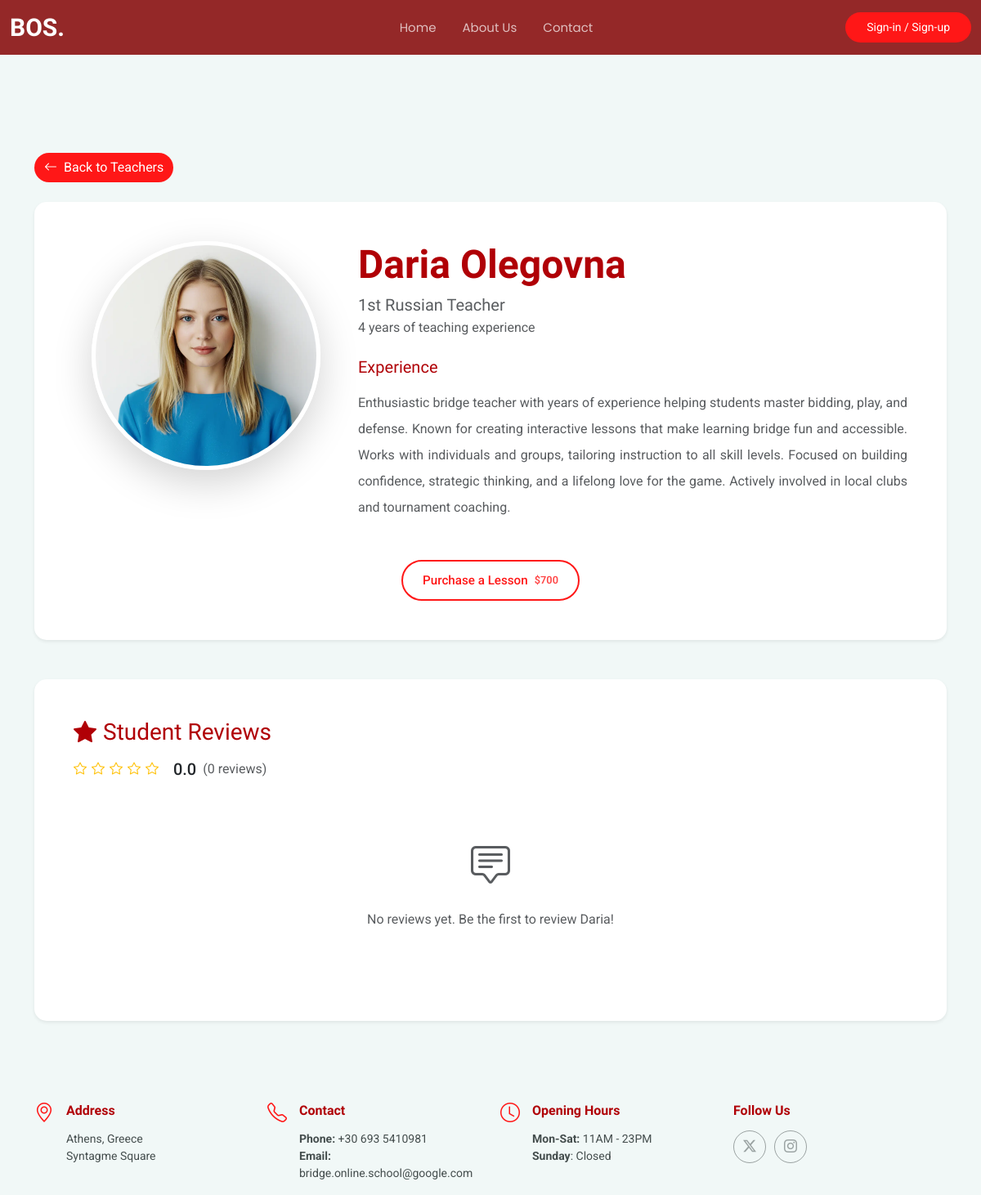
Before: /teachers/3 with the older database file.
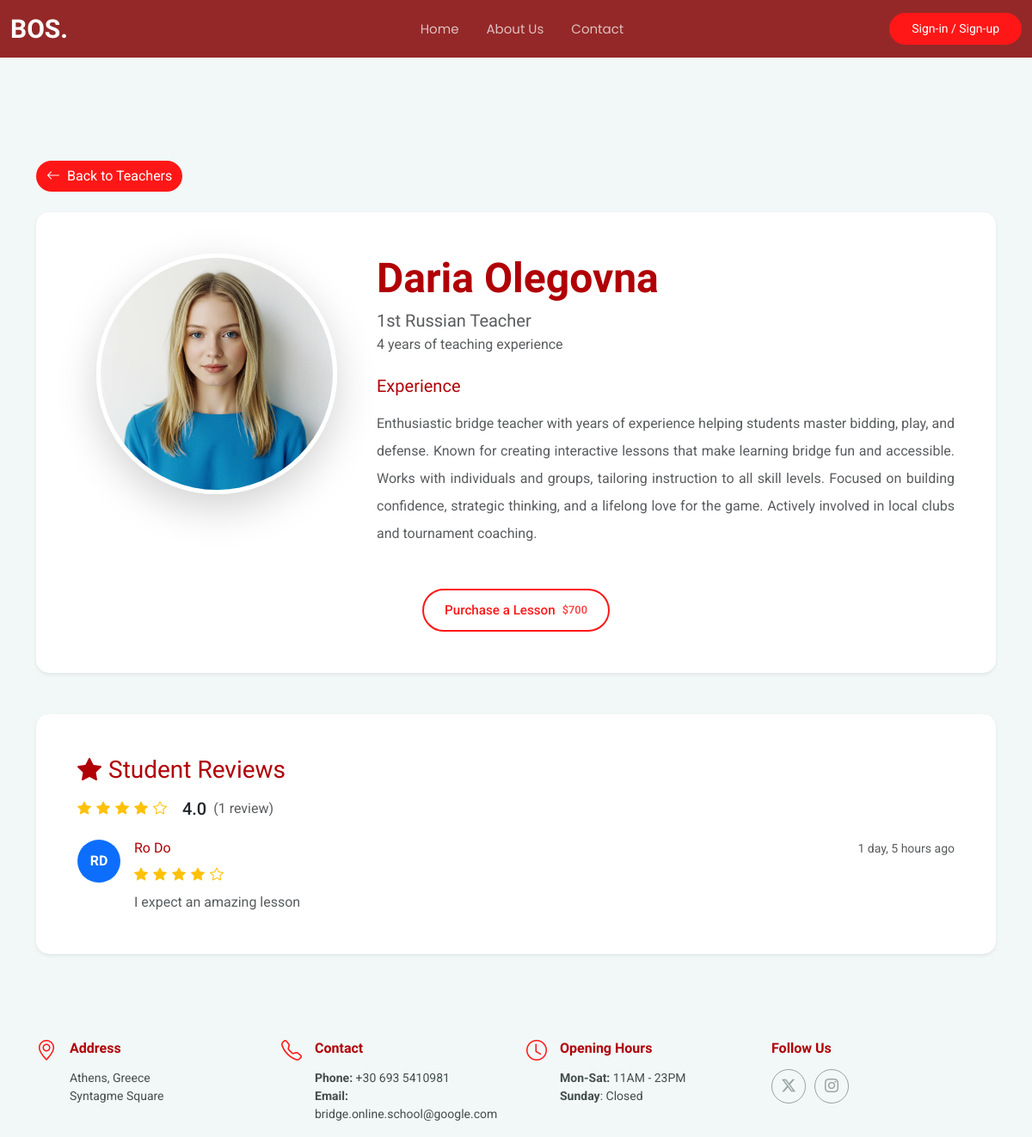
After: the same page with the newer database file.
### landing/models.py (models this page shows, shortened)
class Teacher(models.Model):
    user = models.OneToOneField(User, on_delete=models.CASCADE, related_name='teacher_profile', null=True, blank=True)
    first_name = models.CharField(max_length=50)
    last_name = models.CharField(max_length=50)
    title = models.CharField(max_length=50)
    experience = models.CharField(max_length=500)
    teaching_years = models.IntegerField(null=True, blank=True)
    avatar = models.ImageField(upload_to='teachers/avatars')
    lesson_price = models.DecimalField(max_digits=6, decimal_places=0)
    course_price = models.DecimalField(max_digits=7, decimal_places=0)
    is_active = models.BooleanField(default=False)

class Rating(models.Model):
    teacher = models.ForeignKey(Teacher, on_delete=models.CASCADE, related_name='ratings')
    user = models.ForeignKey(User, on_delete=models.CASCADE, related_name='ratings')
    rating = models.IntegerField(choices=[(i, i) for i in range(1, 6)])
    description = models.TextField(null=True, blank=True)
    created_at = models.DateTimeField(auto_now_add=True, null=True)
    class Meta:
        unique_together = ('teacher', 'user')  # Ensures one review per user per teacher

### landing/views.py (the view)
# urls.py: path("teachers/<int:pk>", views.teacher, name="teacher"),
def teacher(request, pk):
    teacher = get_object_or_404(Teacher, id=pk)
    if not teacher.is_active and not request.user.is_staff:
        raise Http404("Teacher not found")
    reviews = Rating.objects.filter(teacher=teacher).order_by('-created_at')
    avg_rating = 0
    if reviews.exists():
        avg_rating = sum(review.rating for review in reviews) / len(reviews)
    user_has_reviewed = False
    if request.user.is_authenticated:
        user_has_reviewed = Rating.objects.filter(teacher=teacher, user=request.user).exists()
    context = {
        'teacher': teacher,
        'reviews': reviews,
        'avg_rating': round(avg_rating, 1),
        'reviews_count': reviews.count(),
        'user_has_reviewed': user_has_reviewed,
    }
    return render(request, "landing/teacher.html", context)

### landing/templates/landing/teacher.html (shortened to what the changed rows need)
{% extends 'base.html' %}
{% load static %}
{% block content %}
  <section class="teacher-profile section light-background" style="padding-top: 120px;">
    <div class="container" data-aos="fade-up">
      <div class="row mb-5">
        <div class="col-12">
          <div class="card shadow-sm border-0">
            <div class="card-body p-5">
              <div class="row align-items-start">
                <div class="col-lg-4 col-md-5 text-center mb-4 mb-md-0">
                  <div class="teacher-avatar" data-aos="zoom-in" data-aos-delay="100">
                    <img src="{{ teacher.avatar.url }}" alt="{{ teacher.first_name }} {{ teacher.last_name }}"
                         class="img-fluid rounded-circle shadow-lg" style="width: 280px; height: 280px; object-fit: cover;">
                  </div>
                </div>
                <div class="col-lg-8 col-md-7">
                  <div class="teacher-info" data-aos="fade-left" data-aos-delay="200">
                    <div class="teacher-header mb-4">
                      <h1 class="display-5 fw-bold mb-2" style="color: var(--heading-color);">
                        {{ teacher.first_name }} {{ teacher.last_name }}
                      </h1>
                      <div class="teaching-info">
                        <h5 class="text-muted mb-1">{{ teacher.title }}</h5>
                        {% if teacher.teaching_years %}
                          <p class="text-muted mb-0">{{ teacher.teaching_years }} years of teaching experience</p>
                        {% endif %}
                      </div>
                    </div>
                    <div class="experience-section mb-4">
                      <h5 class="mb-3" style="color: var(--heading-color);">Experience</h5>
                      <p class="text-muted lh-lg" style="text-align: justify;">
                        {{ teacher.experience }}
                      </p>
                    </div>
                  </div>
                </div>
              </div>
              <div class="row mt-4">
                <div class="col-12">
                  <div class="teacher-actions d-flex flex-wrap gap-3 justify-content-center" data-aos="fade-up" data-aos-delay="300">
                                <button class="btn btn-minimal add-to-cart-btn"
                    data-teacher-id="{{ teacher.id }}"
                    data-teacher-firstname="{{ teacher.first_name }}"
                    data-teacher-lastname="{{ teacher.last_name }}"
                    data-teacher-title="{{ teacher.title }}"
                    data-teacher-price="{{ teacher.lesson_price }}"
                    data-teacher-avatar="{{ teacher.avatar.url }}">
              Purchase a Lesson
              <small class="price-tag">${{ teacher.lesson_price }}</small>
            </button>
                  </div>
                </div>
              </div>
            </div>
          </div>
        </div>
      </div>
      <div class="row">
        <div class="col-12">
          <div class="card shadow-sm border-0">
            <div class="card-body p-5">
              <div class="reviews-header mb-4" data-aos="fade-up">
                <div class="d-flex align-items-center mb-3">
                  <div class="rating-stars me-3">
                    {% for i in "12345" %}
                      {% if avg_rating >= i|add:0 %}
                        <i class="bi bi-star-fill text-warning"></i>
                      {% elif avg_rating >= i|add:-0.5 %}
                        <i class="bi bi-star-half text-warning"></i>
                      {% else %}
                        <i class="bi bi-star text-warning"></i>
                      {% endif %}
                    {% endfor %}
                  </div>
                  <span class="h5 mb-0 me-2">{{ avg_rating|default:"0.0" }}</span>
                  <span class="text-muted">({{ reviews_count }} review{{ reviews_count|pluralize }})</span>
                </div>
              </div>
              <div class="reviews-list">
                {% if reviews %}
                  {% for review in reviews %}
                  <div class="review-item {% if not forloop.last %}border-bottom pb-4 mb-4{% endif %}" data-aos="fade-up" data-aos-delay="{{ forloop.counter0|add:1 }}00">
                    <div class="d-flex align-items-start">
                      <div class="review-avatar me-3">
                        <div class="rounded-circle bg-primary text-white d-flex align-items-center justify-content-center" style="width: 50px; height: 50px;">
                          <span class="fw-bold">{{ review.user.first_name.0|default:review.user.username.0|upper }}{{ review.user.last_name.0|default:""|upper }}</span>
                        </div>
                      </div>
                      <div class="review-content flex-grow-1">
                        <div class="d-flex justify-content-between align-items-start mb-2">
                          <h6 class="mb-0">{{ review.user.first_name|default:review.user.username }} {{ review.user.last_name|default:"" }}</h6>
                          <div class="review-actions">
                            {% if user.is_staff %}
                              <small class="text-muted">{{ review.created_at|timesince }} ago</small>
                              <button class="btn btn-sm btn-outline-danger delete-review-btn"
                                      data-review-id="{{ review.id }}"
                                      data-teacher-id="{{ teacher.id }}"
                                      title="Delete review">
                                <i class="bi bi-x-lg" style="font-size: 1.4rem;"></i>
                              </button>
                            {% else %}
                              <small class="text-muted">{{ review.created_at|timesince }} ago</small>
                            {% endif %}
                          </div>
                        </div>
                        <div class="rating-stars mb-2">
                          {% for i in "12345" %}
                            {% if review.rating >= i|add:0 %}
                              <i class="bi bi-star-fill text-warning"></i>
                            {% else %}
                              <i class="bi bi-star text-warning"></i>
                            {% endif %}
                          {% endfor %}
                        </div>
                        <p class="text-muted mb-0">{{ review.description }}</p>
                      </div>
                    </div>
                  </div>
                  {% endfor %}
                {% else %}
                  <div class="text-center py-5">
                    <i class="bi bi-chat-square-text text-muted" style="font-size: 3rem;"></i>
                    <p class="text-muted mt-3">No reviews yet. Be the first to review {{ teacher.first_name }}!</p>
                  </div>
                {% endif %}
              </div>
            </div>
          </div>
        </div>
      </div>
    </div>
  </section>
{% endblock %}

Changed rows visible on the page:
shown differently, row unchanged: Teacher "Daria": first_name "Daria" → (not shown)
added Rating: user.first_name.0 "R", user.last_name.0 "D", user.first_name "Ro", user.last_name "Do", created_at "1 day, 5 hours", rating 4 (drawn), description "I expect an amazing lesson"
Other visible differences:
{{ avg_rating|default:"0.0" }}: "0.0" → "4.0"
{{ reviews_count }}: "0" → "1"
text no longer shown: "No reviews yet. Be the first to review !"
